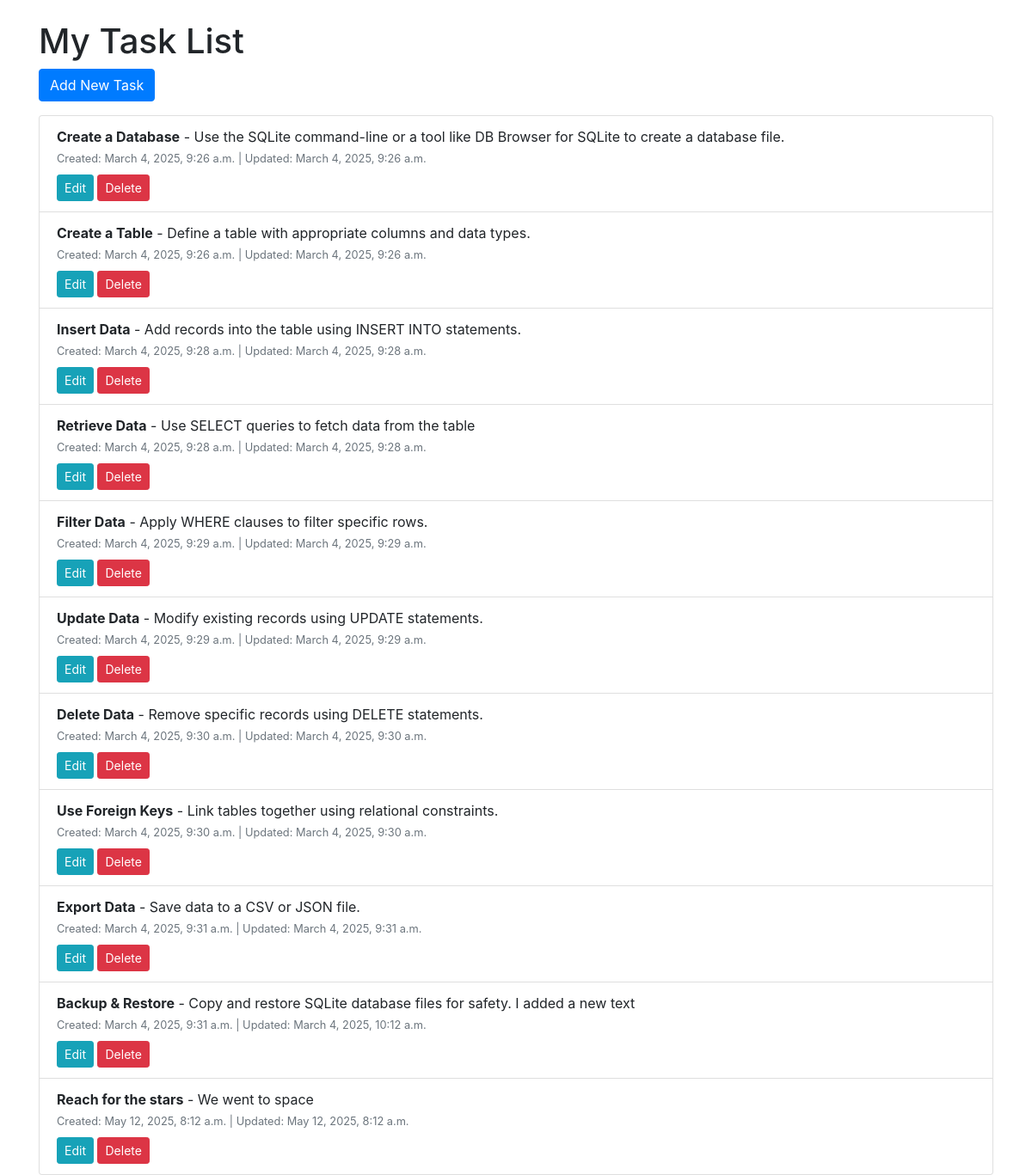
The page / on the database its author committed.
### tasks/models.py (models this page shows, shortened)
class Task(models.Model):
    title = models.CharField(max_length=30)
    description = models.TextField(blank=True,null=True)
    completed = models.BooleanField(default=False)
    created_at = models.DateTimeField(auto_now_add=True)
    updated_at = models.DateTimeField(auto_now=True)

### tasks/views.py (the view)
# urls.py: path("", views.task_list,name='task_list'),
def task_list(request):
    tasks = Task.objects.all()
    return render(request,'tasks/task_list.html', {"tasks":tasks})

### tasks/templates/tasks/task_list.html (shortened to what this page needs)
{% extends 'base.html' %}
{% block content %}
    <h1>My Task List</h1>
    <a href="{% url 'task_form' %}" class="btn btn-primary mb-3">Add New Task</a>
    <ul class="list-group">
        {% for task in tasks %}
            <li class="list-group-item">
                <strong>{{ task.title }}</strong> - {{ task.description }}
                <br>
                <small class="text-muted">Created: {{ task.created_at }} | Updated: {{ task.updated_at }}</small>
                <div class="mt-2">
                    <a href="{% url 'task_update' task.id %}" class="btn btn-sm btn-info">Edit</a>
                    <a href="{% url 'task_delete' task.id %}" class="btn btn-sm btn-danger">Delete</a>
                </div>
            </li>
        {% endfor %}
    </ul>
{% endblock %}

### templates/base.html (shortened to what this page needs)
<!DOCTYPE html>
<html>
    <head>
        <link rel="stylesheet" href="https://stackpath.bootstrapcdn.com/bootstrap/4.5.2/css/bootstrap.min.css">
    </head>
    <body>
        <div class="container mt-4">
            {% block content %}{% endblock %}
        </div>
    </body>
</html>

### rows shown on the page
Task: title "Create a Database", description "Use the SQLite command-line or a tool like DB Browser for SQLite to create a database file.", created_at "March 4, 2025, 9:26 a.m.", updated_at "March 4, 2025, 9:26 a.m."
Task: title "Create a Table", description "Define a table with appropriate columns and data types.", created_at "March 4, 2025, 9:26 a.m.", updated_at "March 4, 2025, 9:26 a.m."
Task: title "Insert Data", description "Add records into the table using INSERT INTO statements.", created_at "March 4, 2025, 9:28 a.m.", updated_at "March 4, 2025, 9:28 a.m."
Task: title "Retrieve Data", description "Use SELECT queries to fetch data from the table", created_at "March 4, 2025, 9:28 a.m.", updated_at "March 4, 2025, 9:28 a.m."
Task: title "Filter Data", description "Apply WHERE clauses to filter specific rows.", created_at "March 4, 2025, 9:29 a.m.", updated_at "March 4, 2025, 9:29 a.m."
Task: title "Update Data", description "Modify existing records using UPDATE statements.", created_at "March 4, 2025, 9:29 a.m.", updated_at "March 4, 2025, 9:29 a.m."
Task: title "Delete Data", description "Remove specific records using DELETE statements.", created_at "March 4, 2025, 9:30 a.m.", updated_at "March 4, 2025, 9:30 a.m."
Task: title "Use Foreign Keys", description "Link tables together using relational constraints.", created_at "March 4, 2025, 9:30 a.m.", updated_at "March 4, 2025, 9:30 a.m."
Task: title "Export Data", description "Save data to a CSV or JSON file.", created_at "March 4, 2025, 9:31 a.m.", updated_at "March 4, 2025, 9:31 a.m."
Task: title "Backup & Restore", description "Copy and restore SQLite database files for safety. I added a new text", created_at "March 4, 2025, 9:31 a.m.", updated_at "March 4, 2025, 10:12 a.m."
Task: title "Reach for the stars", description "We went to space", created_at "May 12, 2025, 8:12 a.m.", updated_at "May 12, 2025, 8:12 a.m."
